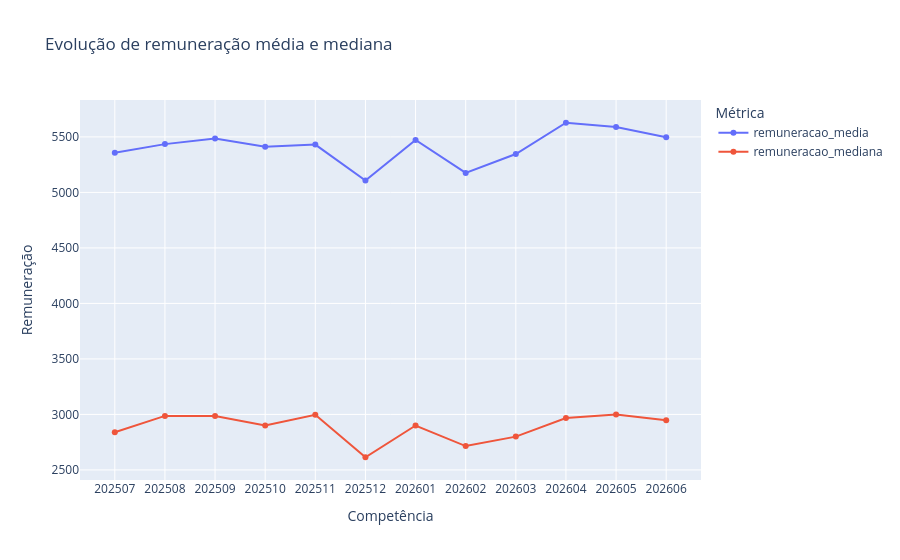

The notebook cell saved with this chart:
### Markdown cell above
## 9. Salários

A remuneração é analisada com a regra documentada de salários válidos. A mediana é especialmente útil porque reduz a influência de valores extremos.

### Code cell
px.line(
    overview,
    x='competencia',
    y=['remuneracao_media', 'remuneracao_mediana'],
    markers=True,
    labels={'value': 'Remuneração', 'competencia': 'Competência', 'variable': 'Métrica'},
    title='Evolução de remuneração média e mediana',
)

### Figure 1 — Plotly figure (JSON) as saved in the notebook; plotly's stock layout.template omitted (floating-point values rounded to 4 significant figures)
{"data": [{"hovertemplate": "Métrica=remuneracao_media<br>Competência=%{x}<br>Remuneração=%{y}<extra></extra>", "legendgroup": "remuneracao_media", "line": {"color": "#636efa", "dash": "solid"}, "marker": {"symbol": "circle"}, "mode": "lines+markers", "name": "remuneracao_media", "orientation": "v", "showlegend": true, "type": "scatter", "x": ["202507", "202508", "202509", "202510", "202511", "202512", "202601", "202602", "202603", "202604", "202605", "202606"], "xaxis": "x", "y": [5358.0, 5435.0, 5486.0, 5412.0, 5431.0, 5107.0, 5473.0, 5176.0, 5346.0, 5628.0, 5589.0, 5497.0], "yaxis": "y"}, {"hovertemplate": "Métrica=remuneracao_mediana<br>Competência=%{x}<br>Remuneração=%{y}<extra></extra>", "legendgroup": "remuneracao_mediana", "line": {"color": "#EF553B", "dash": "solid"}, "marker": {"symbol": "circle"}, "mode": "lines+markers", "name": "remuneracao_mediana", "orientation": "v", "showlegend": true, "type": "scatter", "x": ["202507", "202508", "202509", "202510", "202511", "202512", "202601", "202602", "202603", "202604", "202605", "202606"], "xaxis": "x", "y": [2839.0, 2987.0, 2987.0, 2900.0, 2997.0, 2614.0, 2900.0, 2715.0, 2800.0, 2967.0, 3000.0, 2948.0], "yaxis": "y"}], "layout": {"legend": {"title": {"text": "Métrica"}, "tracegroupgap": 0}, "title": {"text": "Evolução de remuneração média e mediana"}, "xaxis": {"anchor": "y", "domain": [0.0, 1.0], "title": {"text": "Competência"}}, "yaxis": {"anchor": "x", "domain": [0.0, 1.0], "title": {"text": "Remuneração"}}}}
